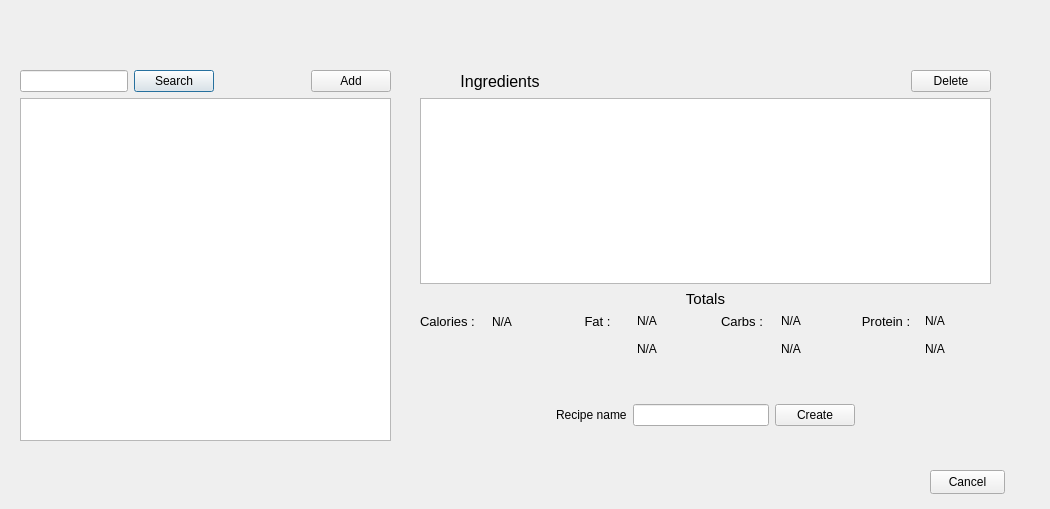
<?xml version="1.0" encoding="UTF-8"?>
<ui version="4.0">
 <class>createRecipeDialog</class>
 <widget class="QDialog" name="createRecipeDialog">
  <property name="geometry">
   <rect>
    <x>0</x>
    <y>0</y>
    <width>1050</width>
    <height>509</height>
   </rect>
  </property>
  <property name="windowTitle">
   <string>Dialog</string>
  </property>
  <widget class="QPushButton" name="buttonCancel">
   <property name="geometry">
    <rect>
     <x>930</x>
     <y>470</y>
     <width>75</width>
     <height>24</height>
    </rect>
   </property>
   <property name="text">
    <string>Cancel</string>
   </property>
   <property name="autoDefault">
    <bool>false</bool>
   </property>
  </widget>
  <widget class="QWidget" name="layoutWidget">
   <property name="geometry">
    <rect>
     <x>20</x>
     <y>70</y>
     <width>371</width>
     <height>371</height>
    </rect>
   </property>
   <layout class="QVBoxLayout" name="verticalLayout">
    <item>
     <layout class="QHBoxLayout" name="horizontalLayout">
      <item>
       <widget class="QLineEdit" name="inputSearch"/>
      </item>
      <item>
       <widget class="QPushButton" name="buttonSearch">
        <property name="text">
         <string>Search</string>
        </property>
       </widget>
      </item>
      <item>
       <spacer name="horizontalSpacer_2">
        <property name="orientation">
         <enum>Qt::Horizontal</enum>
        </property>
        <property name="sizeHint" stdset="0">
         <size>
          <width>40</width>
          <height>20</height>
         </size>
        </property>
       </spacer>
      </item>
      <item>
       <widget class="QPushButton" name="buttonAdd">
        <property name="text">
         <string>Add</string>
        </property>
       </widget>
      </item>
     </layout>
    </item>
    <item>
     <widget class="QTableView" name="tableIngredientSearchResults"/>
    </item>
   </layout>
  </widget>
  <widget class="QWidget" name="layoutWidget">
   <property name="geometry">
    <rect>
     <x>420</x>
     <y>70</y>
     <width>571</width>
     <height>356</height>
    </rect>
   </property>
   <layout class="QVBoxLayout" name="verticalLayout_6">
    <item>
     <layout class="QHBoxLayout" name="horizontalLayout_8" stretch="0,0,1,0">
      <item>
       <spacer name="horizontalSpacer_5">
        <property name="orientation">
         <enum>Qt::Horizontal</enum>
        </property>
        <property name="sizeHint" stdset="0">
         <size>
          <width>40</width>
          <height>20</height>
         </size>
        </property>
       </spacer>
      </item>
      <item>
       <widget class="QLabel" name="label_2">
        <property name="font">
         <font>
          <pointsize>12</pointsize>
         </font>
        </property>
        <property name="text">
         <string>Ingredients</string>
        </property>
        <property name="alignment">
         <set>Qt::AlignCenter</set>
        </property>
       </widget>
      </item>
      <item>
       <spacer name="horizontalSpacer_4">
        <property name="orientation">
         <enum>Qt::Horizontal</enum>
        </property>
        <property name="sizeHint" stdset="0">
         <size>
          <width>40</width>
          <height>20</height>
         </size>
        </property>
       </spacer>
      </item>
      <item>
       <widget class="QPushButton" name="buttonDelete">
        <property name="text">
         <string>Delete</string>
        </property>
       </widget>
      </item>
     </layout>
    </item>
    <item>
     <widget class="QTableView" name="tableIngredients"/>
    </item>
    <item>
     <widget class="QLabel" name="label_3">
      <property name="font">
       <font>
        <pointsize>11</pointsize>
       </font>
      </property>
      <property name="text">
       <string>Totals</string>
      </property>
      <property name="alignment">
       <set>Qt::AlignCenter</set>
      </property>
     </widget>
    </item>
    <item>
     <layout class="QHBoxLayout" name="horizontalLayout_7">
      <item>
       <layout class="QVBoxLayout" name="verticalLayout_5">
        <item>
         <layout class="QHBoxLayout" name="horizontalLayout_6">
          <item>
           <widget class="QLabel" name="label_7">
            <property name="font">
             <font>
              <pointsize>10</pointsize>
             </font>
            </property>
            <property name="text">
             <string>Calories :</string>
            </property>
           </widget>
          </item>
          <item>
           <widget class="QLabel" name="labelCalories">
            <property name="text">
             <string>N/A</string>
            </property>
           </widget>
          </item>
         </layout>
        </item>
        <item>
         <spacer name="verticalSpacer">
          <property name="orientation">
           <enum>Qt::Vertical</enum>
          </property>
          <property name="sizeHint" stdset="0">
           <size>
            <width>20</width>
            <height>40</height>
           </size>
          </property>
         </spacer>
        </item>
       </layout>
      </item>
      <item>
       <layout class="QHBoxLayout" name="horizontalLayout_3">
        <item>
         <widget class="QLabel" name="label_4">
          <property name="font">
           <font>
            <pointsize>10</pointsize>
           </font>
          </property>
          <property name="text">
           <string>Fat :</string>
          </property>
          <property name="alignment">
           <set>Qt::AlignHCenter|Qt::AlignTop</set>
          </property>
         </widget>
        </item>
        <item>
         <layout class="QVBoxLayout" name="verticalLayout_2">
          <item>
           <widget class="QLabel" name="labelFatGrams">
            <property name="text">
             <string>N/A</string>
            </property>
            <property name="alignment">
             <set>Qt::AlignLeading|Qt::AlignLeft|Qt::AlignTop</set>
            </property>
           </widget>
          </item>
          <item>
           <widget class="QLabel" name="labelFatPercent">
            <property name="text">
             <string>N/A</string>
            </property>
            <property name="alignment">
             <set>Qt::AlignLeading|Qt::AlignLeft|Qt::AlignTop</set>
            </property>
           </widget>
          </item>
         </layout>
        </item>
       </layout>
      </item>
      <item>
       <layout class="QHBoxLayout" name="horizontalLayout_4">
        <item>
         <widget class="QLabel" name="label_5">
          <property name="font">
           <font>
            <pointsize>10</pointsize>
           </font>
          </property>
          <property name="text">
           <string>Carbs :</string>
          </property>
          <property name="alignment">
           <set>Qt::AlignHCenter|Qt::AlignTop</set>
          </property>
         </widget>
        </item>
        <item>
         <layout class="QVBoxLayout" name="verticalLayout_3">
          <item>
           <widget class="QLabel" name="labelCarbsGrams">
            <property name="text">
             <string>N/A</string>
            </property>
            <property name="alignment">
             <set>Qt::AlignLeading|Qt::AlignLeft|Qt::AlignTop</set>
            </property>
           </widget>
          </item>
          <item>
           <widget class="QLabel" name="labelCarbsPercent">
            <property name="text">
             <string>N/A</string>
            </property>
            <property name="alignment">
             <set>Qt::AlignLeading|Qt::AlignLeft|Qt::AlignTop</set>
            </property>
           </widget>
          </item>
         </layout>
        </item>
       </layout>
      </item>
      <item>
       <layout class="QHBoxLayout" name="horizontalLayout_5">
        <item>
         <widget class="QLabel" name="label_6">
          <property name="font">
           <font>
            <pointsize>10</pointsize>
           </font>
          </property>
          <property name="text">
           <string>Protein :</string>
          </property>
          <property name="alignment">
           <set>Qt::AlignHCenter|Qt::AlignTop</set>
          </property>
         </widget>
        </item>
        <item>
         <layout class="QVBoxLayout" name="verticalLayout_4">
          <item>
           <widget class="QLabel" name="labelProteinGrams">
            <property name="text">
             <string>N/A</string>
            </property>
            <property name="alignment">
             <set>Qt::AlignLeading|Qt::AlignLeft|Qt::AlignTop</set>
            </property>
           </widget>
          </item>
          <item>
           <widget class="QLabel" name="labelProteinPercent">
            <property name="text">
             <string>N/A</string>
            </property>
            <property name="alignment">
             <set>Qt::AlignLeading|Qt::AlignLeft|Qt::AlignTop</set>
            </property>
           </widget>
          </item>
         </layout>
        </item>
       </layout>
      </item>
     </layout>
    </item>
    <item>
     <spacer name="verticalSpacer_2">
      <property name="orientation">
       <enum>Qt::Vertical</enum>
      </property>
      <property name="sizeHint" stdset="0">
       <size>
        <width>20</width>
        <height>40</height>
       </size>
      </property>
     </spacer>
    </item>
    <item>
     <layout class="QHBoxLayout" name="horizontalLayout_2">
      <item>
       <spacer name="horizontalSpacer">
        <property name="orientation">
         <enum>Qt::Horizontal</enum>
        </property>
        <property name="sizeHint" stdset="0">
         <size>
          <width>40</width>
          <height>20</height>
         </size>
        </property>
       </spacer>
      </item>
      <item>
       <widget class="QLabel" name="label">
        <property name="text">
         <string>Recipe name</string>
        </property>
       </widget>
      </item>
      <item>
       <widget class="QLineEdit" name="inputRecipeName"/>
      </item>
      <item>
       <widget class="QPushButton" name="buttonCreateRecipe">
        <property name="text">
         <string>Create</string>
        </property>
       </widget>
      </item>
      <item>
       <spacer name="horizontalSpacer_3">
        <property name="orientation">
         <enum>Qt::Horizontal</enum>
        </property>
        <property name="sizeHint" stdset="0">
         <size>
          <width>40</width>
          <height>20</height>
         </size>
        </property>
       </spacer>
      </item>
     </layout>
    </item>
   </layout>
  </widget>
 </widget>
 <resources/>
 <connections/>
</ui>
